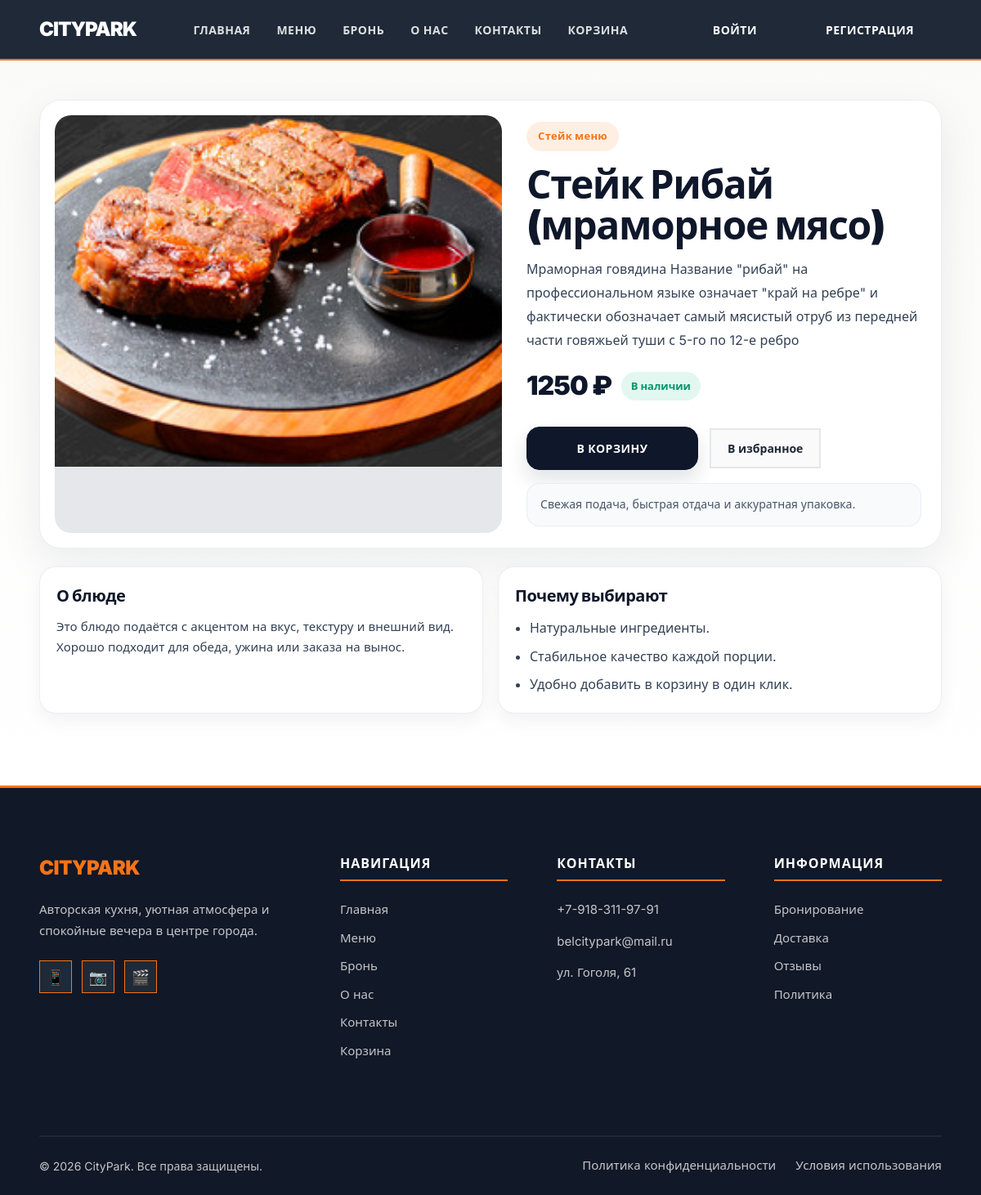
Page /menu/dish/1/ on the committed database.
### menu/models.py (models this page shows, shortened)
class Dish(models.Model):
    name = models.CharField(max_length=200, verbose_name='Название блюда')
    description = models.TextField(verbose_name='Описание')
    price = models.PositiveIntegerField(verbose_name='Цена')
    image = models.ImageField(upload_to='dishes/', blank=True, null=True, verbose_name='Изображение')
    is_available = models.BooleanField(default=True, verbose_name='Доступно')
    is_popular = models.BooleanField(default=False, verbose_name='Популярное')
    category = models.ForeignKey(Category, on_delete=models.SET_NULL, null=True, blank=True, verbose_name='Категория')
    class Meta:
        verbose_name = 'Блюдо'
        verbose_name_plural = 'Блюда'
        ordering = ['id']

class Category(models.Model):
    name = models.CharField(max_length=100, verbose_name='Название категории')
    slug = models.SlugField(max_length=100, unique=True, verbose_name='Slug')
    class Meta:
        verbose_name = 'Категория'
        verbose_name_plural = 'Категории'
        ordering = ['name']

### menu/views.py (the view)
# urls.py: path('dish/<int:dish_id>/', views.dish_detail, name='dish_detail'),
def dish_detail(request, dish_id):
    dish = get_object_or_404(Dish, id=dish_id)
    return render(request, 'dish_detail.html', {
        'dish': dish,
    })

### cart/cart.py (called while the page is built)
    def __len__(self):
        return sum(item['quantity'] for item in self.cart.values())

    def get_total_price(self):
        return sum(Decimal(item['price']) * item['quantity'] for item in self.cart.values())

### cart/context_processors.py (called while the page is built)
def cart_context(request):
    cart = Cart(request)
    return {
        'cart_count': len(cart),
        'cart_total_price': cart.get_total_price(),
    }

### templates/dish_detail.html (shortened to what this page needs)
{% extends 'base.html' %}
{% load static %}
{% block content %}
<section class="dish-detail-section">
    <div class="container">
        <div class="dish-detail-card">
            <div class="dish-detail-media">
                {% if dish.image %}
                    <img src="{{ dish.image.url }}" alt="{{ dish.name }}">
                {% else %}
                    <img src="{% static 'img/hero.jpg' %}" alt="{{ dish.name }}">
                {% endif %}
            </div>
            <div class="dish-detail-content">
                {% if dish.category %}
                <div class="dish-detail-badge">
                    <a href="{% url 'menu' %}?category={{ dish.category.slug }}">{{ dish.category.name }}</a>
                </div>
                {% endif %}
                <h1>{{ dish.name }}</h1>
                <p class="dish-detail-description">{{ dish.description }}</p>
                <div class="dish-detail-meta">
                    <div class="dish-detail-price">{{ dish.price }} ₽</div>
                    {% if dish.is_available %}
                        <span class="dish-status available">В наличии</span>
                    {% else %}
                        <span class="dish-status unavailable">Сейчас недоступно</span>
                    {% endif %}
                </div>
                <div class="dish-detail-actions">
                    {% if user.is_authenticated %}
                        <button type="button" class="add-to-cart-btn" data-dish-id="{{ dish.id }}">
                            <span class="btn-text">В корзину</span>
                        </button>
                        <form method="post" action="{% url 'toggle_favorite' dish.id %}">
                            {% csrf_token %}
                            <input type="hidden" name="next" value="{{ request.path }}">
                            <button type="submit" class="favorite-btn">
                                {% if dish.id in user_favorite_ids %}
                                    Убрать из избранного
                                {% else %}
                                    В избранное
                                {% endif %}
                            </button>
                        </form>
                    {% else %}
                        <a href="{% url 'login' %}?next={{ request.path }}" class="add-to-cart-btn">
                            <span class="btn-text">В корзину</span>
                        </a>
                        <a href="{% url 'login' %}?next={{ request.path }}" class="favorite-btn">
                            В избранное
                        </a>
                    {% endif %}
                </div>
                <div class="dish-detail-note">
                    Свежая подача, быстрая отдача и аккуратная упаковка.
                </div>
            </div>
        </div>
        <div class="dish-detail-extra">
            <div class="detail-info-box">
                <h2>О блюде</h2>
                <p>
                    Это блюдо подаётся с акцентом на вкус, текстуру и внешний вид.
                    Хорошо подходит для обеда, ужина или заказа на вынос.
                </p>
            </div>
            <div class="detail-info-box">
                <h2>Почему выбирают</h2>
                <ul>
                    <li>Натуральные ингредиенты.</li>
                    <li>Стабильное качество каждой порции.</li>
                    <li>Удобно добавить в корзину в один клик.</li>
                </ul>
            </div>
        </div>
    </div>
</section>
{% endblock %}

### static/css/style.css (style rules this page uses)
* { box-sizing: border-box; margin: 0; padding: 0; }
html { scroll-behavior: smooth; }
html, body { width: 100%; }
body { font-family: 'Inter', 'Segoe UI', sans-serif; background: #fafafa; color: #1f2937; line-height: 1.5; overflow-x: hidden; }
img { max-width: 100%; display: block; }
a { text-decoration: none; color: inherit; }
.container { width: min(1200px, 92%); margin: 0 auto; }
.btn, .outline-btn, .filter-btn, .add-to-cart-btn, .remove-btn, .qty-btn, .favorite-btn { transition: all 0.2s ease; }
.add-to-cart-btn { display: inline-flex; justify-content: center; align-items: center; gap: 8px; width: 100%; margin-top: 16px; padding: 14px 24px; background: #ffffff; border: 2px solid #e5e7eb; border-radius: 0; cursor: pointer; font-weight: 700; font-size: 14px; text-transform: uppercase; letter-spacing: 0.5px; color: #1f2937; }
.btn-text { font-weight: 700; }
.favorite-btn { display: inline-flex; align-items: center; gap: 8px; padding: 12px 20px; background: #fafafa; border: 2px solid #e5e7eb; border-radius: 0; cursor: pointer; font-weight: 600; font-size: 14px; color: #1f2937; }
.dish-detail-section { padding: 48px 0 88px; background: linear-gradient(180deg, #fafaf9 0%, #ffffff 100%); }
.dish-detail-card { display: grid; grid-template-columns: minmax(0, 1.05fr) minmax(0, 0.95fr); gap: 24px; align-items: stretch; background: #ffffff; border: 1px solid rgba(148, 163, 184, 0.18); border-radius: 26px; padding: 18px; box-shadow: 0 18px 50px rgba(15, 23, 42, 0.08); }
.dish-detail-media { overflow: hidden; border-radius: 20px; background: #e5e7eb; min-width: 0; }
.dish-detail-media img { width: 100%; height: 430px; object-fit: cover; display: block; }
.dish-detail-content { min-width: 0; display: flex; flex-direction: column; justify-content: center; padding: 8px 6px 8px 6px; }
.dish-detail-badge { display: inline-flex; width: fit-content; margin-bottom: 16px; }
.dish-detail-badge a { display: inline-flex; align-items: center; padding: 8px 14px; border-radius: 999px; background: rgba(249, 115, 22, 0.12); color: #f97316; font-weight: 800; font-size: 13px; letter-spacing: 0.3px; }
.dish-detail-content h1 { margin: 0 0 14px; font-size: clamp(32px, 4vw, 50px); line-height: 1.05; font-weight: 900; color: #0f172a; letter-spacing: -1.4px; }
.dish-detail-description { margin: 0 0 18px; font-size: 16px; line-height: 1.8; color: #334155; }
.dish-detail-meta { display: flex; align-items: center; gap: 12px; flex-wrap: wrap; margin-bottom: 18px; }
.dish-detail-price { font-size: 32px; font-weight: 900; color: #0f172a; letter-spacing: -1px; }
.dish-status { display: inline-flex; align-items: center; padding: 8px 12px; border-radius: 999px; font-size: 13px; font-weight: 800; }
.dish-status.available { background: rgba(16, 185, 129, 0.12); color: #059669; }
.dish-detail-actions { margin-top: 8px; display: flex; align-items: center; gap: 14px; }
.dish-detail-actions .add-to-cart-btn { width: auto; min-width: 210px; margin-top: 0; padding: 15px 24px; border-radius: 16px; background: #0f172a; color: #ffffff; border: 1px solid #0f172a; box-shadow: 0 12px 24px rgba(15, 23, 42, 0.12); }
.dish-detail-note { margin-top: 16px; padding: 14px 16px; border-radius: 16px; background: #f8fafc; color: #475569; font-size: 14px; line-height: 1.6; border: 1px solid rgba(148, 163, 184, 0.14); }
.dish-detail-extra { margin-top: 22px; display: grid; grid-template-columns: 1fr 1fr; gap: 18px; }
.detail-info-box { background: #ffffff; border: 1px solid rgba(148, 163, 184, 0.18); border-radius: 20px; padding: 20px; box-shadow: 0 10px 24px rgba(15, 23, 42, 0.05); }
.detail-info-box h2 { margin: 0 0 10px; font-size: 20px; font-weight: 900; color: #0f172a; letter-spacing: -0.5px; }
.detail-info-box p { margin: 0; font-size: 15px; line-height: 1.7; color: #334155; }
.detail-info-box ul { margin: 0; padding-left: 18px; color: #334155; line-height: 1.8; }
.detail-info-box li + li { margin-top: 6px; }

### rows in the picture
Dish: image (picture), category.name "Стейк меню", name "Стейк Рибай (мраморное мясо)", description "Мраморная говядина Название \"рибай\" на профессиональном языке означает \"край на ребре\" и фактически обозначает самый мясистый отруб из передней части говяжьей туши с 5-го по 12-е ребро", price "1250"
